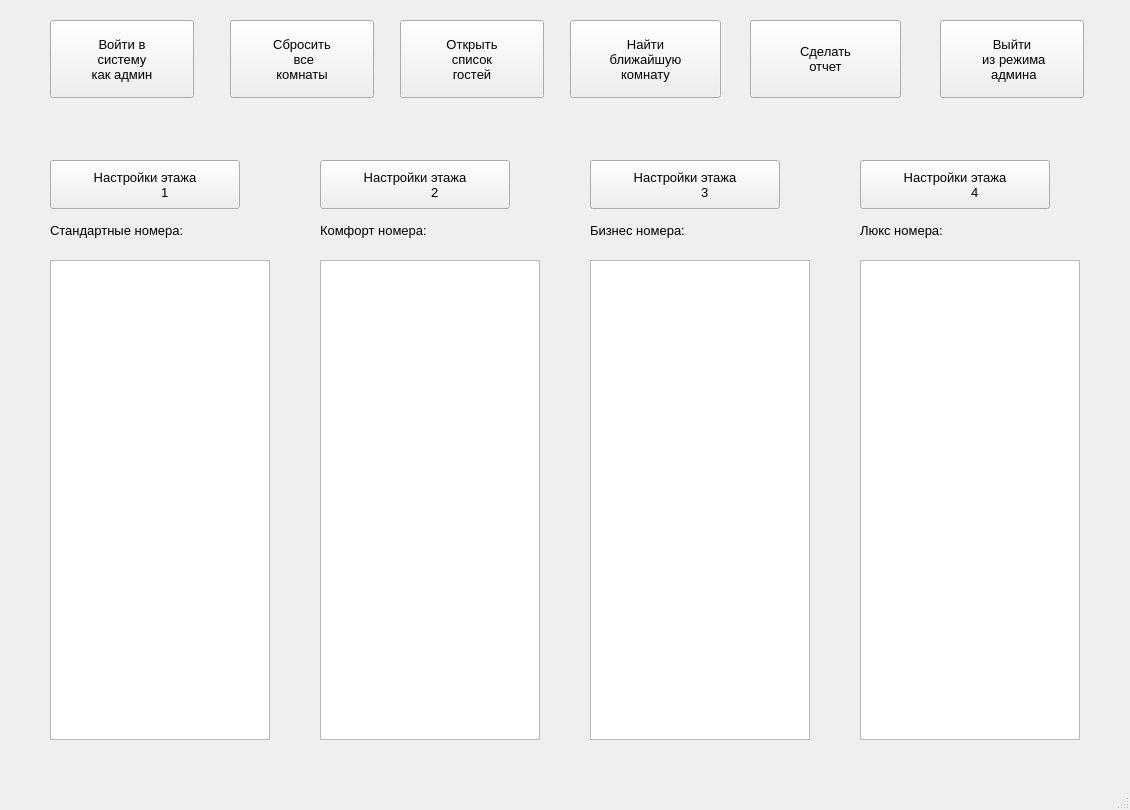
<?xml version="1.0" encoding="UTF-8"?>
<ui version="4.0">
 <class>MainWindow</class>
 <widget class="QMainWindow" name="MainWindow">
  <property name="geometry">
   <rect>
    <x>0</x>
    <y>0</y>
    <width>1130</width>
    <height>810</height>
   </rect>
  </property>
  <property name="windowTitle">
   <string>MainWindow</string>
  </property>
  <widget class="QWidget" name="centralwidget">
   <widget class="QListWidget" name="listWidget">
    <property name="geometry">
     <rect>
      <x>50</x>
      <y>260</y>
      <width>220</width>
      <height>480</height>
     </rect>
    </property>
   </widget>
   <widget class="QListWidget" name="listWidget_2">
    <property name="geometry">
     <rect>
      <x>320</x>
      <y>260</y>
      <width>220</width>
      <height>480</height>
     </rect>
    </property>
   </widget>
   <widget class="QListWidget" name="listWidget_3">
    <property name="geometry">
     <rect>
      <x>590</x>
      <y>260</y>
      <width>220</width>
      <height>480</height>
     </rect>
    </property>
   </widget>
   <widget class="QListWidget" name="listWidget_4">
    <property name="geometry">
     <rect>
      <x>860</x>
      <y>260</y>
      <width>220</width>
      <height>480</height>
     </rect>
    </property>
   </widget>
   <widget class="QLabel" name="label">
    <property name="geometry">
     <rect>
      <x>50</x>
      <y>220</y>
      <width>171</width>
      <height>21</height>
     </rect>
    </property>
    <property name="font">
     <font>
      <pointsize>10</pointsize>
     </font>
    </property>
    <property name="text">
     <string>Стандартные номера:</string>
    </property>
   </widget>
   <widget class="QLabel" name="label_2">
    <property name="geometry">
     <rect>
      <x>320</x>
      <y>220</y>
      <width>137</width>
      <height>21</height>
     </rect>
    </property>
    <property name="font">
     <font>
      <pointsize>10</pointsize>
     </font>
    </property>
    <property name="text">
     <string>Комфорт номера:</string>
    </property>
   </widget>
   <widget class="QLabel" name="label_3">
    <property name="geometry">
     <rect>
      <x>590</x>
      <y>220</y>
      <width>123</width>
      <height>21</height>
     </rect>
    </property>
    <property name="font">
     <font>
      <pointsize>10</pointsize>
     </font>
    </property>
    <property name="text">
     <string>Бизнес номера:</string>
    </property>
   </widget>
   <widget class="QLabel" name="label_4">
    <property name="geometry">
     <rect>
      <x>860</x>
      <y>220</y>
      <width>109</width>
      <height>21</height>
     </rect>
    </property>
    <property name="font">
     <font>
      <pointsize>10</pointsize>
     </font>
    </property>
    <property name="text">
     <string>Люкс номера:</string>
    </property>
   </widget>
   <widget class="QPushButton" name="AddRoom">
    <property name="geometry">
     <rect>
      <x>50</x>
      <y>160</y>
      <width>190</width>
      <height>49</height>
     </rect>
    </property>
    <property name="font">
     <font>
      <family>Segoe UI</family>
      <pointsize>10</pointsize>
     </font>
    </property>
    <property name="text">
     <string>Настройки этажа
           1</string>
    </property>
    <property name="icon">
     <iconset>
      <normaloff>../images for project/icon_settings.png</normaloff>../images for project/icon_settings.png</iconset>
    </property>
    <property name="iconSize">
     <size>
      <width>35</width>
      <height>35</height>
     </size>
    </property>
   </widget>
   <widget class="QPushButton" name="OpenAdmin">
    <property name="geometry">
     <rect>
      <x>50</x>
      <y>20</y>
      <width>144</width>
      <height>78</height>
     </rect>
    </property>
    <property name="font">
     <font>
      <family>Segoe UI</family>
      <pointsize>10</pointsize>
      <weight>50</weight>
      <bold>false</bold>
     </font>
    </property>
    <property name="text">
     <string>Войти в
систему
как админ</string>
    </property>
    <property name="icon">
     <iconset>
      <normaloff>../images for project/icon_admin.png</normaloff>../images for project/icon_admin.png</iconset>
    </property>
    <property name="iconSize">
     <size>
      <width>40</width>
      <height>40</height>
     </size>
    </property>
   </widget>
   <widget class="QPushButton" name="ResetRooms">
    <property name="geometry">
     <rect>
      <x>230</x>
      <y>20</y>
      <width>144</width>
      <height>78</height>
     </rect>
    </property>
    <property name="font">
     <font>
      <family>Segoe UI</family>
      <pointsize>10</pointsize>
      <weight>50</weight>
      <bold>false</bold>
     </font>
    </property>
    <property name="text">
     <string>Сбросить
 все 
комнаты</string>
    </property>
    <property name="icon">
     <iconset>
      <normaloff>../images for project/icon_reset.png</normaloff>../images for project/icon_reset.png</iconset>
    </property>
    <property name="iconSize">
     <size>
      <width>35</width>
      <height>35</height>
     </size>
    </property>
   </widget>
   <widget class="QPushButton" name="OpenListGuests">
    <property name="geometry">
     <rect>
      <x>400</x>
      <y>20</y>
      <width>144</width>
      <height>78</height>
     </rect>
    </property>
    <property name="font">
     <font>
      <family>Segoe UI</family>
      <pointsize>10</pointsize>
      <weight>50</weight>
      <bold>false</bold>
     </font>
    </property>
    <property name="text">
     <string>Открыть
список
гостей</string>
    </property>
    <property name="icon">
     <iconset>
      <normaloff>../images for project/image_MainWindow.png</normaloff>../images for project/image_MainWindow.png</iconset>
    </property>
    <property name="iconSize">
     <size>
      <width>40</width>
      <height>40</height>
     </size>
    </property>
   </widget>
   <widget class="QPushButton" name="ExitAdmin">
    <property name="geometry">
     <rect>
      <x>940</x>
      <y>20</y>
      <width>144</width>
      <height>78</height>
     </rect>
    </property>
    <property name="font">
     <font>
      <family>Segoe UI</family>
      <pointsize>10</pointsize>
     </font>
    </property>
    <property name="text">
     <string>Выйти
 из режима
 админа</string>
    </property>
    <property name="icon">
     <iconset>
      <normaloff>../images for project/icon_admin.png</normaloff>../images for project/icon_admin.png</iconset>
    </property>
    <property name="iconSize">
     <size>
      <width>40</width>
      <height>40</height>
     </size>
    </property>
    <property name="checkable">
     <bool>false</bool>
    </property>
   </widget>
   <widget class="QPushButton" name="AddRoom_2">
    <property name="geometry">
     <rect>
      <x>320</x>
      <y>160</y>
      <width>190</width>
      <height>49</height>
     </rect>
    </property>
    <property name="font">
     <font>
      <family>Segoe UI</family>
      <pointsize>10</pointsize>
     </font>
    </property>
    <property name="text">
     <string>Настройки этажа
           2</string>
    </property>
    <property name="icon">
     <iconset>
      <normaloff>../images for project/icon_settings.png</normaloff>../images for project/icon_settings.png</iconset>
    </property>
    <property name="iconSize">
     <size>
      <width>35</width>
      <height>35</height>
     </size>
    </property>
   </widget>
   <widget class="QPushButton" name="AddRoom_3">
    <property name="geometry">
     <rect>
      <x>590</x>
      <y>160</y>
      <width>190</width>
      <height>49</height>
     </rect>
    </property>
    <property name="font">
     <font>
      <family>Segoe UI</family>
      <pointsize>10</pointsize>
     </font>
    </property>
    <property name="text">
     <string>Настройки этажа
           3</string>
    </property>
    <property name="icon">
     <iconset>
      <normaloff>../images for project/icon_settings.png</normaloff>../images for project/icon_settings.png</iconset>
    </property>
    <property name="iconSize">
     <size>
      <width>35</width>
      <height>35</height>
     </size>
    </property>
   </widget>
   <widget class="QPushButton" name="AddRoom_4">
    <property name="geometry">
     <rect>
      <x>860</x>
      <y>160</y>
      <width>190</width>
      <height>49</height>
     </rect>
    </property>
    <property name="font">
     <font>
      <family>Segoe UI</family>
      <pointsize>10</pointsize>
     </font>
    </property>
    <property name="text">
     <string>Настройки этажа
           4</string>
    </property>
    <property name="icon">
     <iconset>
      <normaloff>../images for project/icon_settings.png</normaloff>../images for project/icon_settings.png</iconset>
    </property>
    <property name="iconSize">
     <size>
      <width>35</width>
      <height>35</height>
     </size>
    </property>
   </widget>
   <widget class="QPushButton" name="FoundFastRoom">
    <property name="geometry">
     <rect>
      <x>570</x>
      <y>20</y>
      <width>151</width>
      <height>78</height>
     </rect>
    </property>
    <property name="font">
     <font>
      <family>Segoe UI</family>
      <pointsize>10</pointsize>
      <weight>50</weight>
      <bold>false</bold>
     </font>
    </property>
    <property name="text">
     <string>Найти
ближайшую
комнату</string>
    </property>
    <property name="icon">
     <iconset>
      <normaloff>../images for project/icon_room.png</normaloff>../images for project/icon_room.png</iconset>
    </property>
    <property name="iconSize">
     <size>
      <width>40</width>
      <height>40</height>
     </size>
    </property>
   </widget>
   <widget class="QPushButton" name="DoReport">
    <property name="geometry">
     <rect>
      <x>750</x>
      <y>20</y>
      <width>151</width>
      <height>78</height>
     </rect>
    </property>
    <property name="font">
     <font>
      <family>Segoe UI</family>
      <pointsize>10</pointsize>
      <weight>50</weight>
      <bold>false</bold>
     </font>
    </property>
    <property name="text">
     <string>Сделать
отчет</string>
    </property>
    <property name="icon">
     <iconset>
      <normaloff>../images for project/report_icon.png</normaloff>../images for project/report_icon.png</iconset>
    </property>
    <property name="iconSize">
     <size>
      <width>40</width>
      <height>40</height>
     </size>
    </property>
   </widget>
  </widget>
  <widget class="QStatusBar" name="statusbar"/>
  <widget class="QMenuBar" name="menubar">
   <property name="geometry">
    <rect>
     <x>0</x>
     <y>0</y>
     <width>1130</width>
     <height>26</height>
    </rect>
   </property>
  </widget>
 </widget>
 <resources/>
 <connections/>
</ui>
